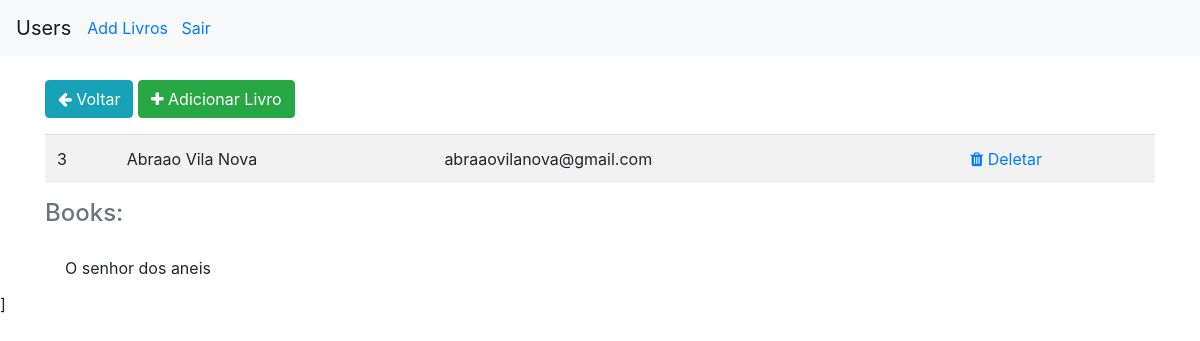
Page /user/3 (signed in) on the committed database.
### app/models.py (models this page shows, shortened)
class User(db.Model, UserMixin): #herdando da classe pai db.model e UserMixin
    __tablename__ = "users"
    id = db.Column(db.Integer, primary_key=True)
    name = db.Column(db.String(84), nullable=False) #igual ao VarChar (84) do MySQL
    email = db.Column(db.String(84), nullable=False, unique=True, index=True) #pq index=True?
    password = db.Column(db.String(255), nullable=False)
    profile = db.relationship('Profile', backref='user', uselist=False) #uselist=False significa que um usuario so pertence a um perfil
    books = db.relationship("Book", secondary=book_in_users, lazy=True, backref='users')

class Book(db.Model, UserMixin): #herdando da classe pai db.model
    __tablename__ = "books"
    id = db.Column(db.Integer, primary_key=True)
    name = db.Column(db.String(125), nullable=False) #igual ao VarChar (84) do MySQL

### app/routes.py (the view)
    @app.route("/user/<int:id>")
    @login_required
    def unique(id):
        user = User.query.get(id)
        return render_template("user.html", user=user)

### app/models.py (called while the page is built)
@login_manager.user_loader
def current_user(user_id):
    return User.query.get(user_id)

### app/templates/user.html (shortened to what this page needs)
{% extends 'base.html' %}
{% block content %}
    <div class='mt-4'>
        <a href="{{ url_for('index') }}" class='btn btn-info'>
            <i class="fa fa-arrow-left" aria-hidden="true"></i>
            Voltar
        </a>
        <a href="{{ url_for('user_add_book', id=user.id) }}" class='btn btn-success'>
            <i class="fa fa-plus" aria-hidden="true"></i>
            Adicionar Livro
        </a>
        <table class='table table-striped mt-3'>
            <tbody>
                <tr>
                    <td>
                        {{ user.id }}
                    </td>
                    <td>
                        {{ user.name }}
                    </td>
                    <td>
                        {{ user.email }}
                    </td>
                    <td>
                    </td>
                    <td>
                        <a href="{{url_for('delete', id=user.id)}}">
                        <i class="fa fa-trash" aria-hidden="true"></i> Deletar
                        </a>
                    </td>
                </tr>
            </tbody>
        </table>
    <h4 class="text-muted"> Books: </h4>
    <ul class="list-group list-group-flush mt-3">
        {% for book in user.books %}
            <li class="list-group-item">
                {{ book.name }}
            </li>
        {% endfor %}
    </ul>
    </div>
{% endblock %}

### rows in the picture
User: id "3", name "Abraao Vila Nova", email "abraaovilanova@gmail.com"
Book: name "O senhor dos aneis"
